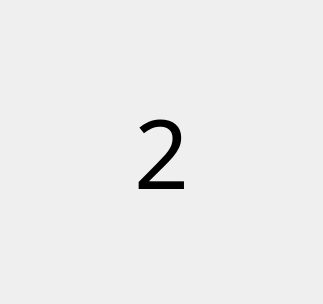
<?xml version="1.0" encoding="UTF-8"?>
<ui version="4.0">
 <class>square</class>
 <widget class="QWidget" name="square">
  <property name="geometry">
   <rect>
    <x>0</x>
    <y>0</y>
    <width>323</width>
    <height>304</height>
   </rect>
  </property>
  <property name="font">
   <font>
    <family>Aloisen Groove Text</family>
    <pointsize>9</pointsize>
    <italic>false</italic>
   </font>
  </property>
  <property name="windowTitle">
   <string>Form</string>
  </property>
  <layout class="QHBoxLayout" name="horizontalLayout">
   <property name="sizeConstraint">
    <enum>QLayout::SetNoConstraint</enum>
   </property>
   <item>
    <widget class="QLabel" name="label">
     <property name="font">
      <font>
       <family>Aloisen Groove Text</family>
       <pointsize>72</pointsize>
       <italic>false</italic>
      </font>
     </property>
     <property name="acceptDrops">
      <bool>true</bool>
     </property>
     <property name="frameShape">
      <enum>QFrame::NoFrame</enum>
     </property>
     <property name="lineWidth">
      <number>0</number>
     </property>
     <property name="text">
      <string>2</string>
     </property>
     <property name="textFormat">
      <enum>Qt::AutoText</enum>
     </property>
     <property name="scaledContents">
      <bool>true</bool>
     </property>
     <property name="alignment">
      <set>Qt::AlignCenter</set>
     </property>
     <property name="wordWrap">
      <bool>true</bool>
     </property>
    </widget>
   </item>
  </layout>
 </widget>
 <resources/>
 <connections/>
</ui>
